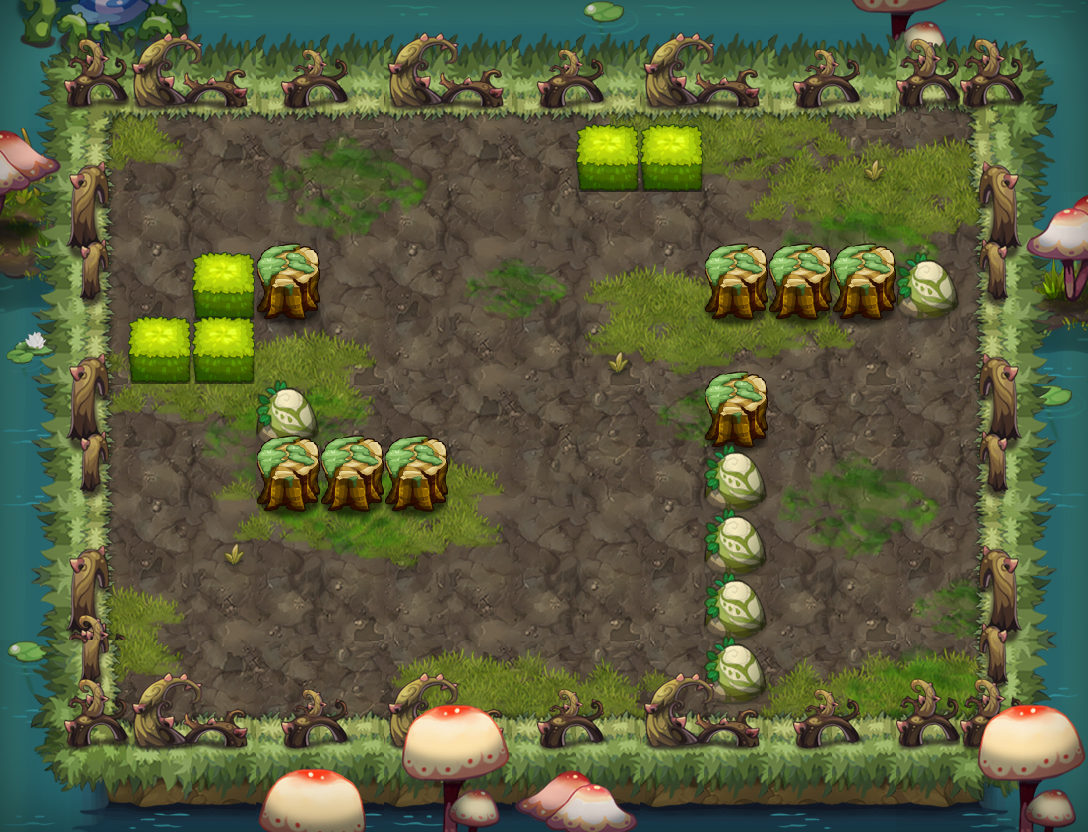

The image is a tile-based game level rendered from a .tmx file. Its description and source (layers, tilesets, objects; grid data summarised) follow:
An orthogonal 17x13 tile map with 64x64 px tiles, 18 tile layers (PASS, 块层 15, 块层 16, 块层 17, ...) and 16 objects (12x TRAP, 3x srh2, PLAYER).

<map version="1.0" orientation="orthogonal" width="17" height="13" tilewidth="64" tileheight="64">
 <properties>
  <property name="DESTRY1" value="221" />
  <property name="DESTRY2" value="225" />
  <property name="DESTRY3" value="223" />
  <property name="DESTRY_COUNT" value="3" />
  <property name="EXP" value="560" />
  <property name="ITEM" value="D016" />
  <property name="MONEY" value="840" />
 </properties>
 <tileset firstgid="1" name="swzz" tilewidth="64" tileheight="64">
  <image source="swzz-hd.png" width="1000" height="2048" />
 </tileset>
 <layer name="PASS" width="17" height="13">
  <data>[221 cells, 124 non-empty, 17 distinct tile ids]</data>
 </layer>
 <layer name="块层 15" width="17" height="13">
  <data>[221 cells, 173 non-empty, 22 distinct tile ids]</data>
 </layer>
 <layer name="块层 16" width="17" height="13">
  <data>[221 cells, 86 non-empty, 24 distinct tile ids]</data>
 </layer>
 <layer name="块层 17" width="17" height="13">
  <data>[221 cells, 86 non-empty, 30 distinct tile ids]</data>
 </layer>
 <layer name="块层 2" width="17" height="13">
  <data>[221 cells, 104 non-empty, 8 distinct tile ids]</data>
 </layer>
 <layer name="块层 4" width="17" height="13">
  <data>[221 cells, 22 non-empty, 4 distinct tile ids]</data>
 </layer>
 <layer name="块层 3" width="17" height="13">
  <data>[221 cells, 66 non-empty, 14 distinct tile ids]</data>
 </layer>
 <layer name="块层 6" width="17" height="13">
  <data>[221 cells, 35 non-empty, 11 distinct tile ids]</data>
 </layer>
 <layer name="块层 18" width="17" height="13">
  <data>[221 cells, 56 non-empty, 5 distinct tile ids]</data>
 </layer>
 <layer name="SHELTER 10" width="17" height="13">
  <data>[221 cells, 16 non-empty, 5 distinct tile ids]</data>
 </layer>
 <layer name="SHELTER 9" width="17" height="13">
  <data>[221 cells, 1 non-empty, 1 distinct tile ids]</data>
 </layer>
 <layer name="SHELTER 8" width="17" height="13">
  <data>[221 cells, 1 non-empty, 1 distinct tile ids]</data>
 </layer>
 <layer name="SHELTER 7" width="17" height="13">
  <data>[221 cells, 1 non-empty, 1 distinct tile ids]</data>
 </layer>
 <layer name="SHELTER 6" width="17" height="13">
  <data>[221 cells, 4 non-empty, 2 distinct tile ids]</data>
 </layer>
 <layer name="SHELTER 5" width="17" height="13">
  <data>[221 cells, 2 non-empty, 2 distinct tile ids]</data>
 </layer>
 <layer name="SHELTER 4" width="17" height="13">
  <data>[221 cells, 2 non-empty, 1 distinct tile ids]</data>
 </layer>
 <layer name="SHELTER 3" width="17" height="13">
  <data>[221 cells, 6 non-empty, 3 distinct tile ids]</data>
 </layer>
 <layer name="SHELTER 1" width="17" height="13">
  <data>[221 cells, 2 non-empty, 1 distinct tile ids]</data>
 </layer>
 <objectgroup name="对象层 1" width="34" height="26" visible="0">
  <object name="PLAYER" type="PLAYER" x="896" y="192" width="64" height="64" />
  <object name="block1" type="TRAP" x="704" y="320" width="64" height="64">
   <properties>
    <property name="trap_ani" value="blok2.actor" />
    <property name="trap_blok" value="true" />
    <property name="trap_id" value="0" />
   </properties>
  </object>
  <object name="pg1" type="TRAP" x="512" y="192" width="64" height="64">
   <properties>
    <property name="trap_ani" value="poison_ground.actor" />
    <property name="trap_floor" value="true" />
    <property name="trap_script" value="target(&quot;PLAYER&quot;):onDamage(target(&quot;PLAYER&quot;):getHP()*0.1,&quot;TRAP&quot;);" />
    <property name="trap_start_mode" value="0" />
   </properties>
  </object>
  <object name="srh2" x="320" y="576" width="64" height="64">
   <properties>
    <property name="lua_ai" value="monster_srh_ai" />
    <property name="quality" value="srh2.quality" />
   </properties>
  </object>
  <object name="srh2" x="128" y="448" width="64" height="64">
   <properties>
    <property name="lua_ai" value="monster_srh_ai" />
    <property name="quality" value="srh2.quality" />
   </properties>
  </object>
  <object name="block_control1" type="TRAP" x="128" y="128" width="64" height="64">
   <properties>
    <property name="trap_ani" value="switch.actor" />
    <property name="trap_floor" value="true" />
    <property name="trap_id" value="0" />
    <property name="trap_script" value="trap(&quot;block_control1&quot;):setOpened(false);trap(&quot;block1&quot;):setOpened(false)" />
    <property name="trap_sound_id" value="2" />
    <property name="trap_start_mode" value="0" />
    <property name="trap_state" value="open" />
   </properties>
  </object>
  <object name="zi_dan_right1" type="TRAP" x="256" y="320" width="64" height="64">
   <properties>
    <property name="trap_ani" value="poison_tree.actor" />
    <property name="trap_delay" value="2" />
    <property name="trap_id" value="0" />
    <property name="trap_script" value="trap(&quot;zi_dan_right1&quot;):setAtkPower(target(&quot;PLAYER&quot;):getHP()*0.1);trap(&quot;zi_dan_right1&quot;):turnRight(); trap(&quot;zi_dan_right1&quot;):getAI():getActions():addObject( AIUseSkill:create(   SkillLua:create(&quot;skill_0002&quot;)  )  );" />
    <property name="trap_start_mode" value="2" />
    <property name="trap_state" value="open" />
    <property name="trap_turn" value="right" />
   </properties>
  </object>
  <object name="srh2" x="896" y="512" width="64" height="64">
   <properties>
    <property name="lua_ai" value="monster_srh_ai" />
    <property name="quality" value="srh2.quality" />
   </properties>
  </object>
  <object name="bh1" type="TRAP" x="320" y="192" width="64" height="64">
   <properties>
    <property name="trap_ani" value="black_hole.actor" />
    <property name="trap_floor" value="true" />
    <property name="trap_id" value="2" />
    <property name="trap_sh" value="0.1" />
    <property name="trap_sw" value="0.1" />
   </properties>
  </object>
  <object name="xy1" type="TRAP" x="320" y="192" width="64" height="64">
   <properties>
    <property name="lua_ai" value="trap_mire_ai" />
    <property name="trap_sh" value="0.1" />
    <property name="trap_sw" value="0.1" />
   </properties>
  </object>
  <object name="bh1" type="TRAP" x="576" y="576" width="64" height="64">
   <properties>
    <property name="trap_ani" value="black_hole.actor" />
    <property name="trap_floor" value="true" />
    <property name="trap_id" value="2" />
    <property name="trap_sh" value="0.1" />
    <property name="trap_sw" value="0.1" />
   </properties>
  </object>
  <object name="xy1" type="TRAP" x="576" y="576" width="64" height="64">
   <properties>
    <property name="lua_ai" value="trap_mire_ai" />
    <property name="trap_sh" value="0.1" />
    <property name="trap_sw" value="0.1" />
   </properties>
  </object>
  <object name="pg1" type="TRAP" x="576" y="192" width="64" height="64">
   <properties>
    <property name="trap_ani" value="poison_ground.actor" />
    <property name="trap_floor" value="true" />
    <property name="trap_script" value="target(&quot;PLAYER&quot;):onDamage(target(&quot;PLAYER&quot;):getHP()*0.1,&quot;TRAP&quot;);" />
    <property name="trap_start_mode" value="0" />
   </properties>
  </object>
  <object name="pg1" type="TRAP" x="640" y="192" width="64" height="64">
   <properties>
    <property name="trap_ani" value="poison_ground.actor" />
    <property name="trap_floor" value="true" />
    <property name="trap_script" value="target(&quot;PLAYER&quot;):onDamage(target(&quot;PLAYER&quot;):getHP()*0.1,&quot;TRAP&quot;);" />
    <property name="trap_start_mode" value="0" />
   </properties>
  </object>
  </objectgroup>
</map>
<!-- 2 of 16 objects omitted -->
